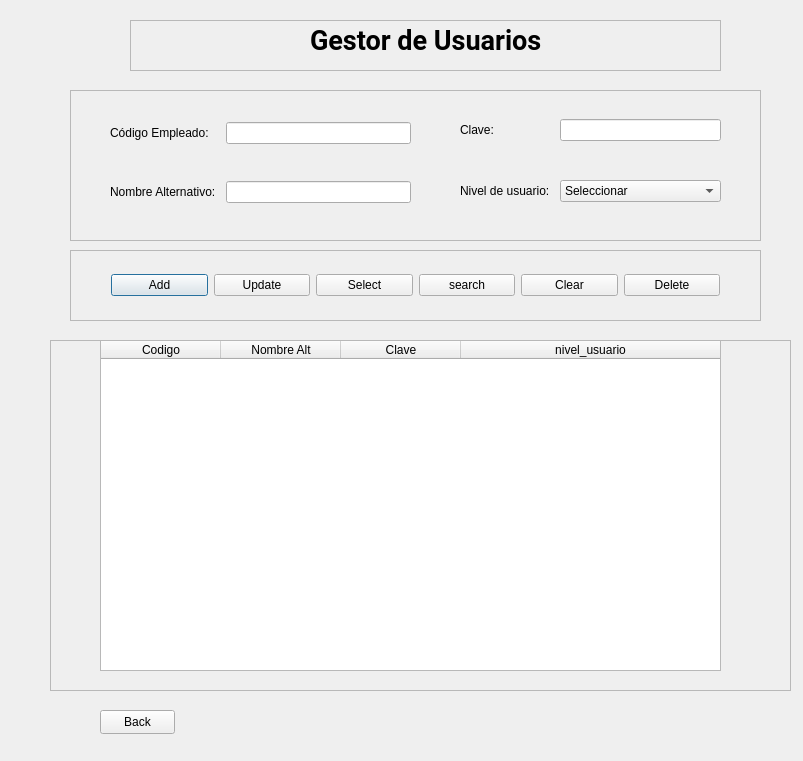
<?xml version="1.0" encoding="UTF-8"?>
<ui version="4.0">
 <class>Dialog</class>
 <widget class="QDialog" name="Dialog">
  <property name="geometry">
   <rect>
    <x>0</x>
    <y>0</y>
    <width>803</width>
    <height>761</height>
   </rect>
  </property>
  <property name="windowTitle">
   <string>Dialog</string>
  </property>
  <widget class="QFrame" name="info_frame">
   <property name="geometry">
    <rect>
     <x>70</x>
     <y>90</y>
     <width>691</width>
     <height>151</height>
    </rect>
   </property>
   <property name="frameShape">
    <enum>QFrame::Shape::StyledPanel</enum>
   </property>
   <property name="frameShadow">
    <enum>QFrame::Shadow::Raised</enum>
   </property>
   <widget class="QWidget" name="layoutWidget">
    <property name="geometry">
     <rect>
      <x>40</x>
      <y>10</y>
      <width>311</width>
      <height>126</height>
     </rect>
    </property>
    <layout class="QGridLayout" name="gridLayout">
     <property name="rightMargin">
      <number>10</number>
     </property>
     <property name="horizontalSpacing">
      <number>10</number>
     </property>
     <property name="verticalSpacing">
      <number>15</number>
     </property>
     <item row="0" column="0">
      <widget class="QLabel" name="label_2">
       <property name="text">
        <string>Código Empleado:</string>
       </property>
      </widget>
     </item>
     <item row="0" column="1">
      <widget class="QLineEdit" name="lineEditCodigoEmpleado"/>
     </item>
     <item row="1" column="1">
      <widget class="QLineEdit" name="lineEditNombreAlt"/>
     </item>
     <item row="1" column="0">
      <widget class="QLabel" name="label_5">
       <property name="text">
        <string>Nombre Alternativo:</string>
       </property>
      </widget>
     </item>
    </layout>
   </widget>
   <widget class="QWidget" name="layoutWidget">
    <property name="geometry">
     <rect>
      <x>390</x>
      <y>10</y>
      <width>271</width>
      <height>121</height>
     </rect>
    </property>
    <layout class="QGridLayout" name="gridLayout_2">
     <property name="rightMargin">
      <number>10</number>
     </property>
     <property name="horizontalSpacing">
      <number>10</number>
     </property>
     <property name="verticalSpacing">
      <number>20</number>
     </property>
     <item row="0" column="0">
      <widget class="QLabel" name="label_3">
       <property name="text">
        <string>Clave:</string>
       </property>
      </widget>
     </item>
     <item row="0" column="1">
      <widget class="QLineEdit" name="lineEditClave"/>
     </item>
     <item row="1" column="0">
      <widget class="QLabel" name="label_4">
       <property name="text">
        <string>Nivel de usuario:</string>
       </property>
      </widget>
     </item>
     <item row="1" column="1">
      <widget class="QComboBox" name="comboBoxNivelUsuario">
       <item>
        <property name="text">
         <string>Seleccionar</string>
        </property>
       </item>
       <item>
        <property name="text">
         <string>Principal</string>
        </property>
       </item>
       <item>
        <property name="text">
         <string>Paramétrico</string>
        </property>
       </item>
       <item>
        <property name="text">
         <string>Esporádico</string>
        </property>
       </item>
      </widget>
     </item>
    </layout>
   </widget>
  </widget>
  <widget class="QFrame" name="frame_2">
   <property name="geometry">
    <rect>
     <x>130</x>
     <y>20</y>
     <width>591</width>
     <height>51</height>
    </rect>
   </property>
   <property name="frameShape">
    <enum>QFrame::Shape::StyledPanel</enum>
   </property>
   <property name="frameShadow">
    <enum>QFrame::Shadow::Raised</enum>
   </property>
   <widget class="QLabel" name="label">
    <property name="geometry">
     <rect>
      <x>180</x>
      <y>0</y>
      <width>241</width>
      <height>41</height>
     </rect>
    </property>
    <property name="font">
     <font>
      <family>Roboto</family>
      <pointsize>20</pointsize>
      <bold>true</bold>
     </font>
    </property>
    <property name="text">
     <string>Gestor de Usuarios</string>
    </property>
   </widget>
  </widget>
  <widget class="QFrame" name="function_frame">
   <property name="geometry">
    <rect>
     <x>70</x>
     <y>250</y>
     <width>691</width>
     <height>71</height>
    </rect>
   </property>
   <property name="frameShape">
    <enum>QFrame::Shape::StyledPanel</enum>
   </property>
   <property name="frameShadow">
    <enum>QFrame::Shadow::Raised</enum>
   </property>
   <layout class="QHBoxLayout" name="horizontalLayout">
    <property name="leftMargin">
     <number>40</number>
    </property>
    <property name="rightMargin">
     <number>40</number>
    </property>
    <item>
     <widget class="QPushButton" name="add_btn">
      <property name="text">
       <string>Add</string>
      </property>
     </widget>
    </item>
    <item>
     <widget class="QPushButton" name="update_btn">
      <property name="text">
       <string>Update</string>
      </property>
     </widget>
    </item>
    <item>
     <widget class="QPushButton" name="select_btn">
      <property name="text">
       <string>Select</string>
      </property>
     </widget>
    </item>
    <item>
     <widget class="QPushButton" name="search_btn">
      <property name="text">
       <string>search</string>
      </property>
     </widget>
    </item>
    <item>
     <widget class="QPushButton" name="clear_btn">
      <property name="text">
       <string>Clear</string>
      </property>
     </widget>
    </item>
    <item>
     <widget class="QPushButton" name="delete_btn">
      <property name="text">
       <string>Delete</string>
      </property>
     </widget>
    </item>
   </layout>
  </widget>
  <widget class="QFrame" name="result_frame">
   <property name="geometry">
    <rect>
     <x>50</x>
     <y>340</y>
     <width>741</width>
     <height>351</height>
    </rect>
   </property>
   <property name="focusPolicy">
    <enum>Qt::FocusPolicy::NoFocus</enum>
   </property>
   <property name="frameShape">
    <enum>QFrame::Shape::StyledPanel</enum>
   </property>
   <property name="frameShadow">
    <enum>QFrame::Shadow::Raised</enum>
   </property>
   <widget class="QTableWidget" name="tableWidget">
    <property name="geometry">
     <rect>
      <x>50</x>
      <y>0</y>
      <width>621</width>
      <height>331</height>
     </rect>
    </property>
    <property name="focusPolicy">
     <enum>Qt::FocusPolicy::NoFocus</enum>
    </property>
    <property name="showGrid">
     <bool>false</bool>
    </property>
    <attribute name="horizontalHeaderMinimumSectionSize">
     <number>50</number>
    </attribute>
    <attribute name="horizontalHeaderDefaultSectionSize">
     <number>120</number>
    </attribute>
    <attribute name="horizontalHeaderStretchLastSection">
     <bool>true</bool>
    </attribute>
    <attribute name="verticalHeaderVisible">
     <bool>false</bool>
    </attribute>
    <column>
     <property name="text">
      <string>Codigo</string>
     </property>
    </column>
    <column>
     <property name="text">
      <string>Nombre Alt</string>
     </property>
    </column>
    <column>
     <property name="text">
      <string>Clave</string>
     </property>
    </column>
    <column>
     <property name="text">
      <string>nivel_usuario</string>
     </property>
    </column>
   </widget>
  </widget>
  <widget class="QPushButton" name="back_btn">
   <property name="geometry">
    <rect>
     <x>100</x>
     <y>710</y>
     <width>75</width>
     <height>24</height>
    </rect>
   </property>
   <property name="text">
    <string>Back</string>
   </property>
  </widget>
 </widget>
 <resources/>
 <connections/>
</ui>
